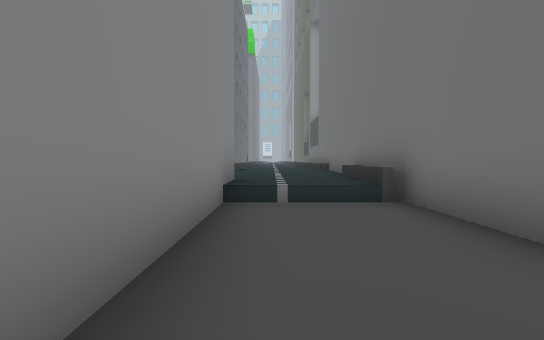
view 1 (above)

15 first-person views from a walk through a Unity game level. The camera is 1.2 m above the floor, tilts 2° down and sees 90° across. The floor is counted in squares, 2 m on a side. Each view is taken from the middle of a square. On the plan, view 1 faces up. The plan holds only what a view shows up to about 9 squares ahead; the rest is blank. The place goes on beyond the plan. The player is left out.

view 2
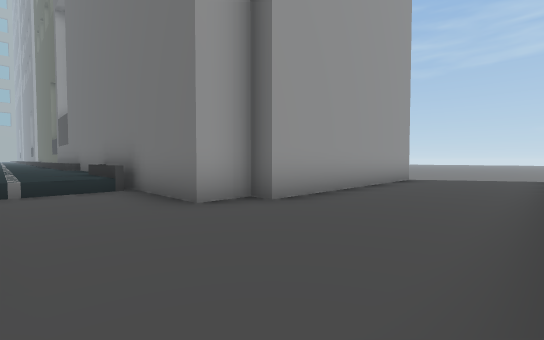

view 3
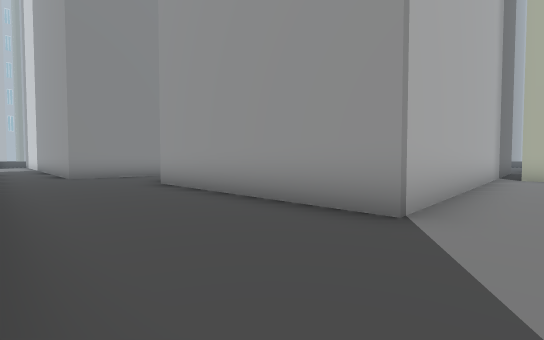

view 4
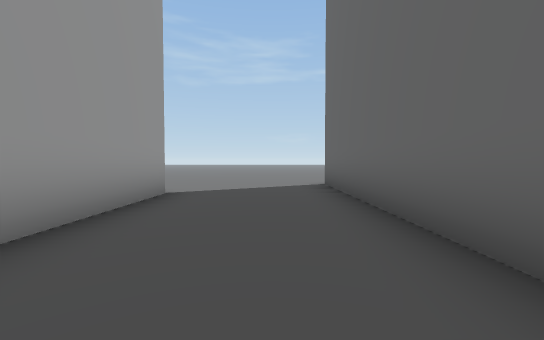

view 5
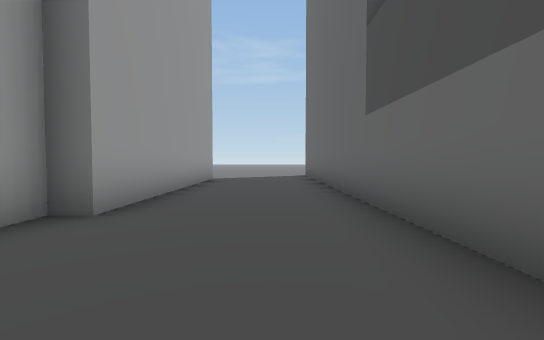

view 6
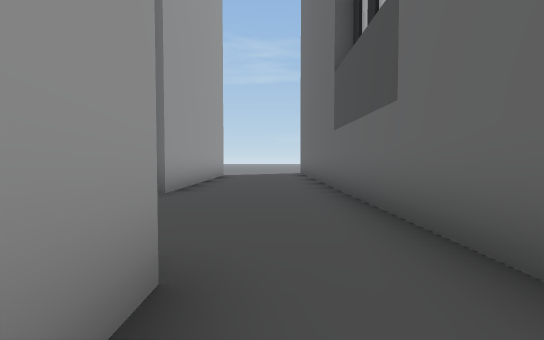

view 7
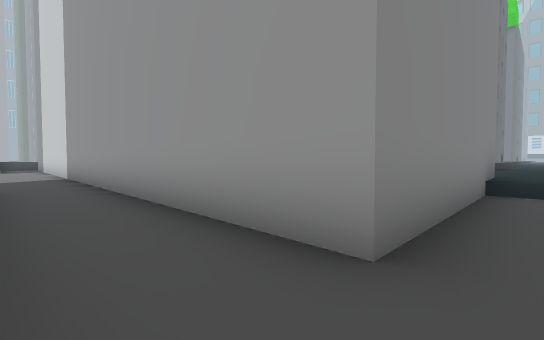

view 8
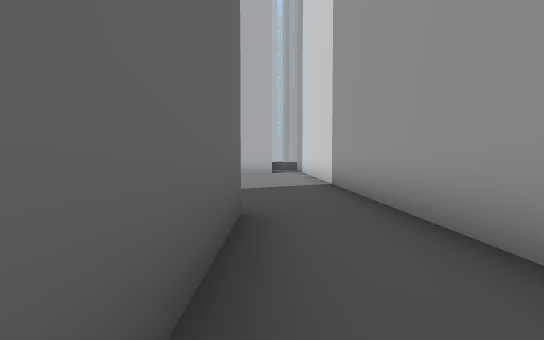

view 9
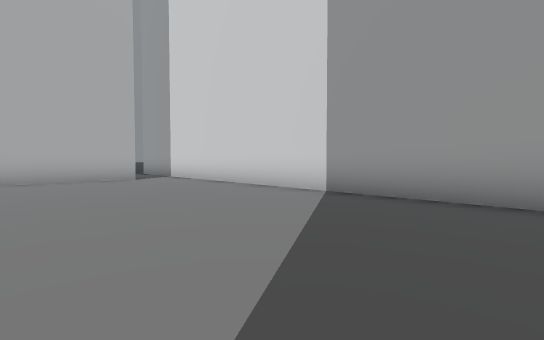

view 10
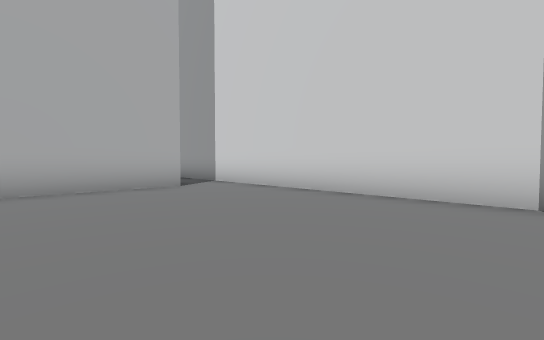

view 11
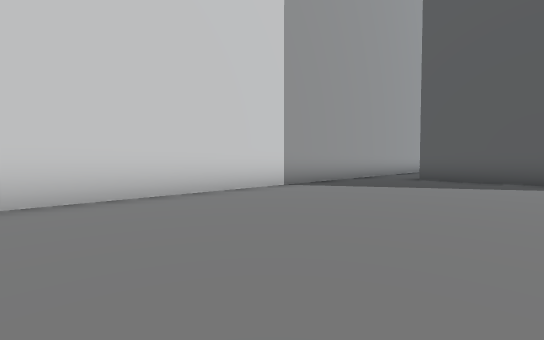

view 12
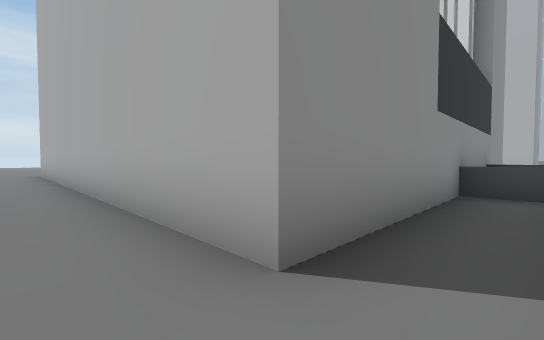

view 13
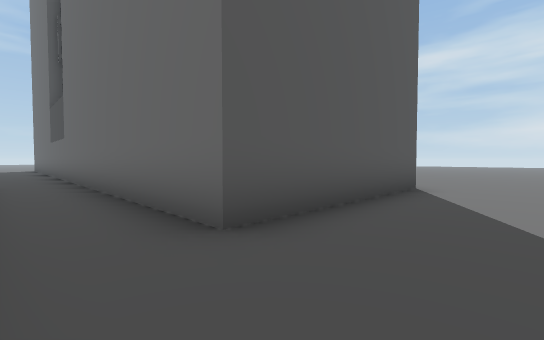

view 14
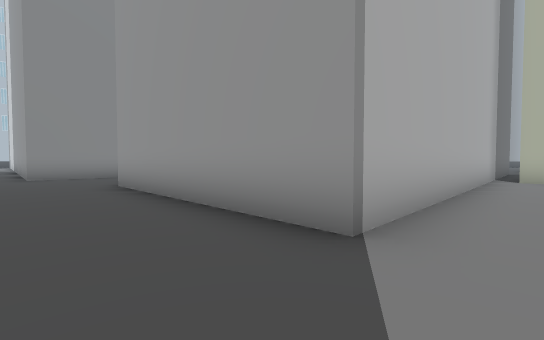

view 15
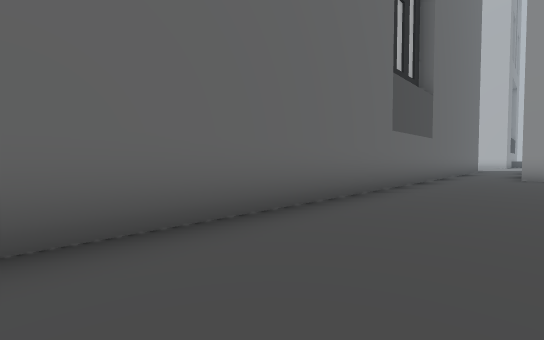

### Floor plan
Key: @ floor where view 1 was taken; # wall or solid block; . main floor; : floor 0.5 m higher than the main floor; / step, stairs or slope; B building.
Columns run from 28 left of view 1 to 10 right of it. Each row starts with its distance up from view 1.
 11                                      B
 10                            :::       B
  9                            :::B      B#
  8                            :::B      B.
  7                            :::B      B.
  6                            :::B      B.
  5                            #::B      B.
  4                            #//B      B.
  3                            #..B      B.
  2                            #..BB     B.
  1                            #...BBBBBBB.
  0          ###################@..........
 -1        ................................
 -2 BBBBBBBBBBBB...........................
 -3            B.........##################
 -4            B.........#
 -5            B.........#

Positions as (right, up) in squares from view 1, and headings:
1: (0, 0), facing up
2: (0, -2), facing up-right
3: (10, -2), facing up-left
4: (4, -1), facing right
5: (0, -1), facing right
6: (-2, -1), facing right
7: (0, -2), facing up-left
8: (-4, -2), facing left
9: (-8, -5), facing up-left
10: (-11, -5), facing up-left
11: (-16, -5), facing up-right
12: (-16, -1), facing down-left
13: (-9, -1), facing down-right
14: (10, -1), facing up-left
15: (10, 0), facing down-left
